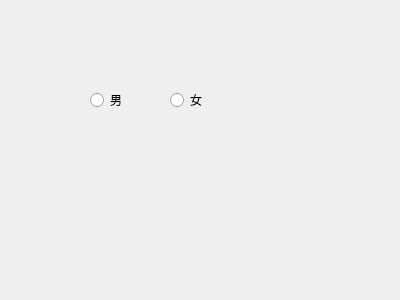
<?xml version="1.0" encoding="UTF-8"?>
<ui version="4.0">
 <class>Form</class>
 <widget class="QWidget" name="Form">
  <property name="geometry">
   <rect>
    <x>0</x>
    <y>0</y>
    <width>400</width>
    <height>300</height>
   </rect>
  </property>
  <property name="windowTitle">
   <string>Form</string>
  </property>
  <widget class="QRadioButton" name="radioButton">
   <property name="geometry">
    <rect>
     <x>90</x>
     <y>90</y>
     <width>95</width>
     <height>20</height>
    </rect>
   </property>
   <property name="text">
    <string>男</string>
   </property>
  </widget>
  <widget class="QRadioButton" name="radioButton_2">
   <property name="geometry">
    <rect>
     <x>170</x>
     <y>90</y>
     <width>95</width>
     <height>20</height>
    </rect>
   </property>
   <property name="text">
    <string>女</string>
   </property>
  </widget>
 </widget>
 <resources/>
 <connections/>
</ui>
